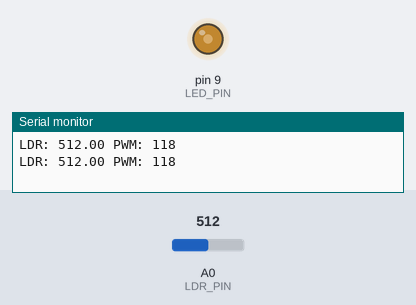
Bench run of a sketch on a simulated Arduino Uno, built with avr-gcc and run on an emulated ATmega328P. On the bench: output pins drawn as LEDs (lit = HIGH), the last lines printed to the serial monitor. The test bench sets the inputs (shaded band); at power-on: A0 (LDR_PIN) = 512.

Above: at 1.2 s.
1.3 s: A0 (LDR_PIN) set to 716
At 2.2 s:
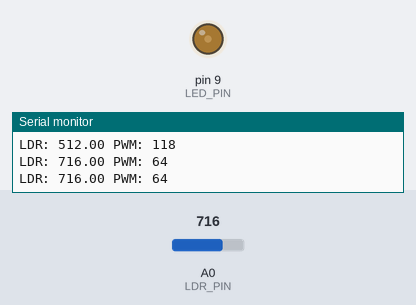
2.8 s: A0 (LDR_PIN) set to 1023
At 3.7 s:
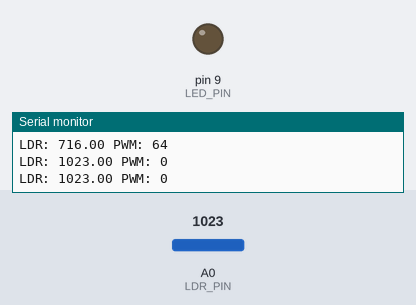
4.3 s: A0 (LDR_PIN) set to 306
At 5.4 s:
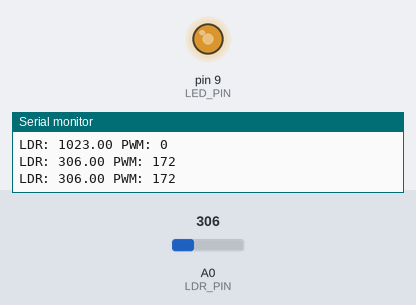
5.8 s: A0 (LDR_PIN) set to 122
At 6.5 s:
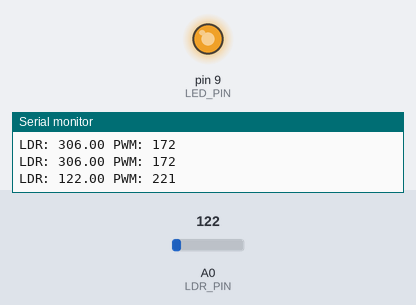
Timing chart, 0 to 8.3 s (numbered marks = the images above; inputs shaded):
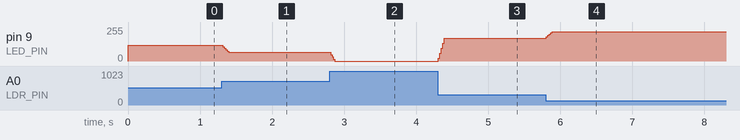

The sketch:

adaptive_led.ino
```cpp
// AI-based adaptive LED: linear regression model trained in train_model.py
const int LDR_PIN = A0;
const int LED_PIN = 9;       // PWM pin
const float W = -0.2648f;    // weights from train_model.py
const float B = 254.0f;

const int N = 5;             // moving average window (fixes noisy readings)
int readings[N];
int idx = 0;
long total = 0;
unsigned long lastPrint = 0;

void setup() {
  pinMode(LED_PIN, OUTPUT);
  Serial.begin(9600);
  int first = analogRead(LDR_PIN);
  for (int i = 0; i < N; i++) { readings[i] = first; total += first; }
}

void loop() {
  total -= readings[idx];
  readings[idx] = analogRead(LDR_PIN);
  total += readings[idx];
  idx = (idx + 1) % N;
  float ldr = total / (float)N;             // filtered LDR value

  float pred = W * ldr + B;                 // model inference
  int pwm = constrain((int)pred, 0, 255);   // keep within valid PWM range
  analogWrite(LED_PIN, pwm);

  if (millis() - lastPrint >= 500) {        // print every 500 ms only
    lastPrint = millis();
    Serial.print("LDR: "); Serial.print(ldr);
    Serial.print(" PWM: "); Serial.println(pwm);
  }
  delay(20);
}
```

Measured:
- after the input at 1.3 s, pin 9 (LED_PIN): 118/255 → 64/255 at once
- after the input at 2.8 s, pin 9 (LED_PIN): 64/255 → 0/255 at once
- after the input at 4.3 s, pin 9 (LED_PIN): 0/255 → 172/255 at once
- after the input at 5.8 s, pin 9 (LED_PIN): 172/255 → 221/255 at once
